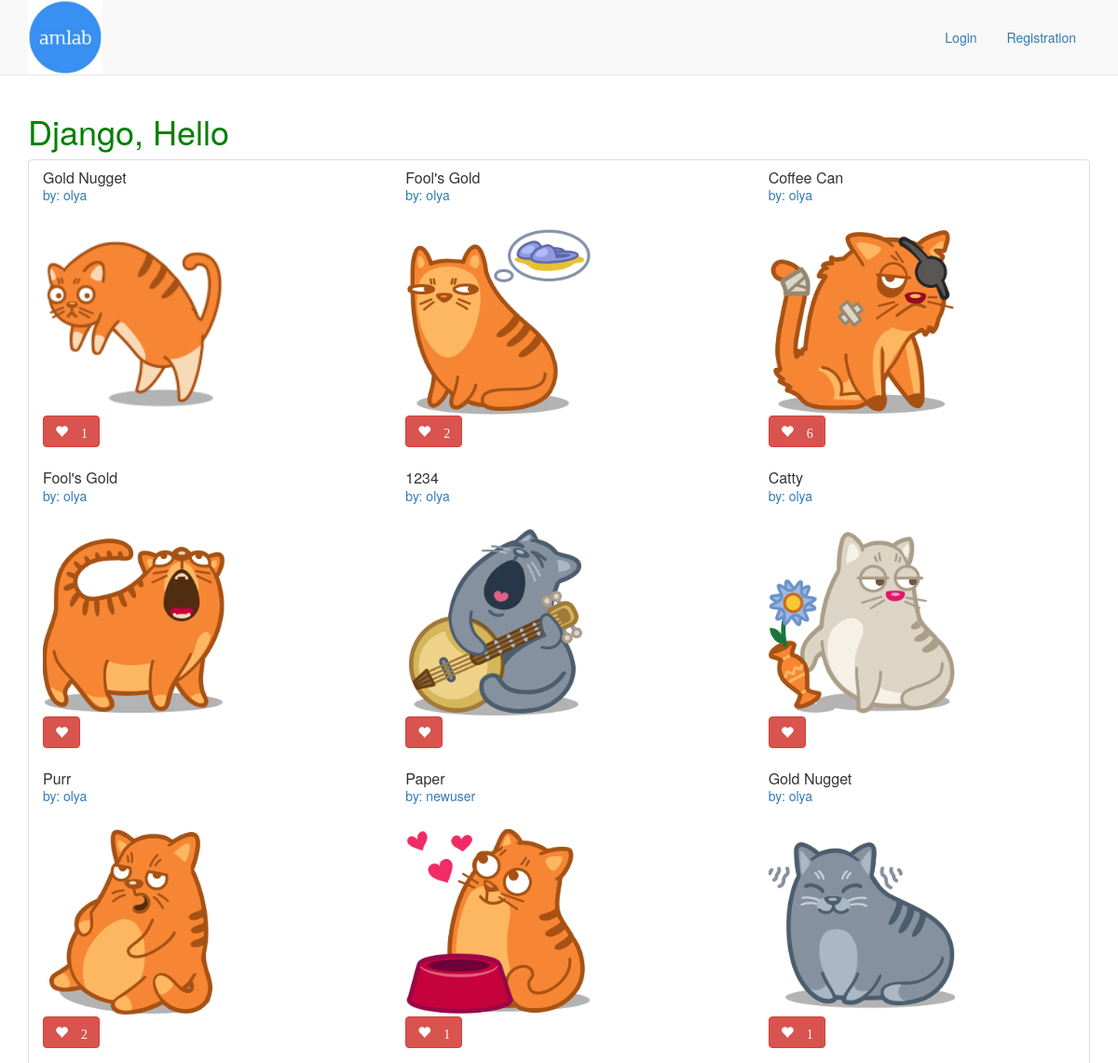
Before: / (upper part) with the older database file.
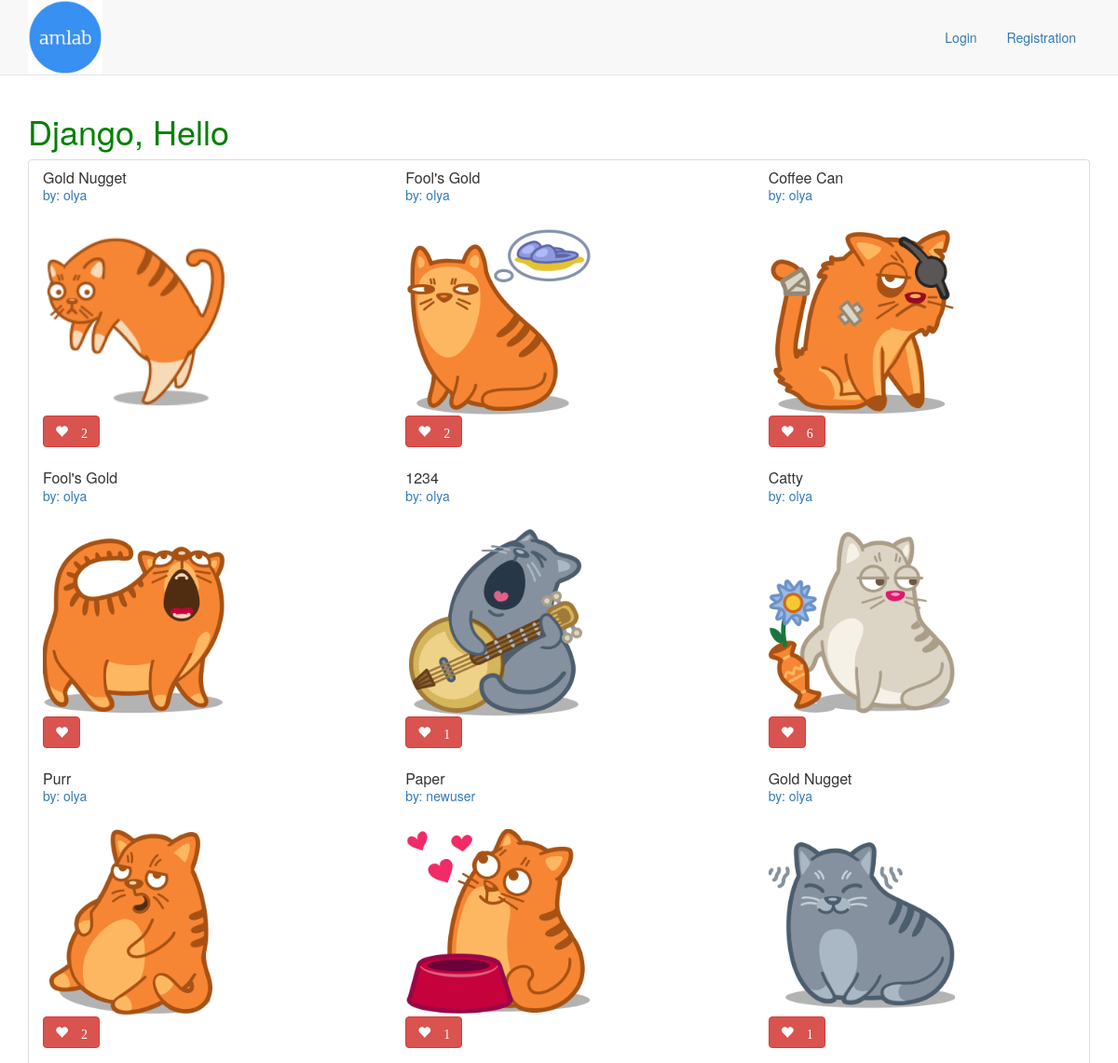
After: the same page with the newer database file.
### main_app/models.py (models this page shows, shortened)
class Treasure(models.Model):
    user = models.ForeignKey(User)
    name = models.CharField(max_length=100)
    value = models.DecimalField(max_digits=10, decimal_places=2)
    material = models.CharField(max_length=100)
    location = models.CharField(max_length=100)
    image = models.ImageField(upload_to='treasure_images', default='treasure_images/default.png')
    likes = models.IntegerField(default=0)

### main_app/views.py (the view)
# urls.py: url(r'^$', views.index),
def index(request):
    treasures = Treasure.objects.all()
    form = TreasureForm()
    return render(request, 'index.html', {'treasures': treasures, 'form': form})

### main_app/templates/index.html (shortened to what this page needs)
{% extends 'base.html' %}
{% block content %}
    <h1>Django, Hello</h1>
    <div class="treasure panel panel-default">
        <div class="row">
            {% for t in treasures %}
                <div class="col-md-4">
                    <div class="panel-heading">
                        <h2 class="panel-title"><a href="/{{ t.id}}">{{ t.name }}</a></h2>
                        <a class="panel-username"
                         href="/user/{{t.user.username}}/">
                         by: {{ t.user.username }}
                         </a>
                     </div>
                    <div class="panel-body">
                        <a href="/{{ t.id}}"><img src="{{ t.image.url }}" height="200" /></a><br/>
                        <button id ="likes" data-id="{{t.id}}"
                         class="btn btn-mini btn-danger glyphicon glyphicon-heart" type="button">
                            {% if t.likes > 0 %} {{ t.likes }} {% endif %}
                         </button>
                    </div>
                </div>
                {% if forloop.counter|divisibleby:3 %}
                    </div><div class="row">
                {% endif %}
            {% endfor %}
        </div>
    </div>
{% endblock %}

Changed rows visible on the page:
changed Treasure (number 1 of 9 on the later page): likes "1" → "2"
changed Treasure (number 5 of 9 on the later page): likes (not shown) → "1"
